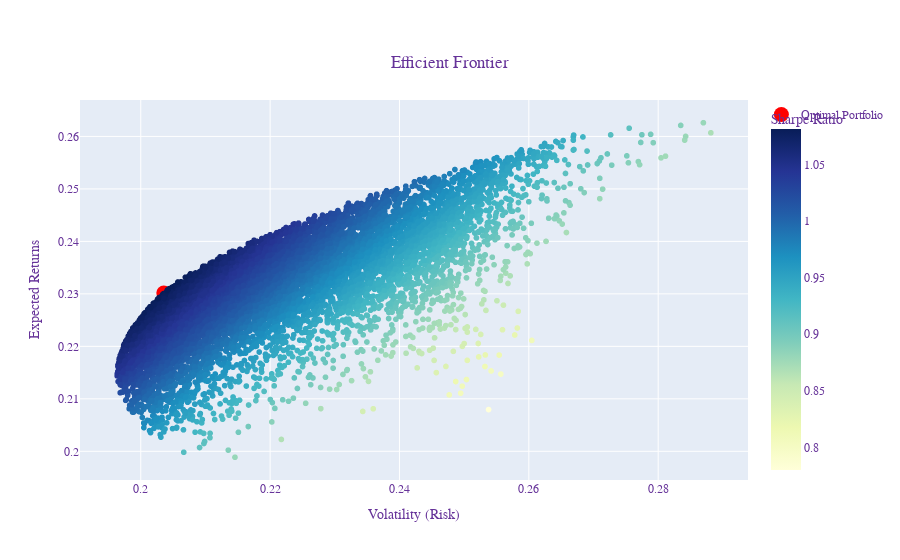

This figure's notebook cell:
### Code cell
plot_efficient_frontier(expected_returns, cov_matrix)

### Figure 1 — Plotly figure (JSON) as saved in the notebook; plotly's stock layout.template omitted (floating-point values rounded to 4 significant figures; data arrays with more than 128 entries replaced by an {"elided": "..."} marker saying what was removed)
{"data": [{"hovertemplate": "Risk (Standard Deviation)=%{x}<br>Expected Returns=%{y}<br>Sharpe Ratio=%{marker.color}<extra></extra>", "legendgroup": "", "marker": {"color": {"elided": "10000 float values"}, "coloraxis": "coloraxis", "symbol": "circle"}, "mode": "markers", "name": "", "showlegend": false, "type": "scattergl", "x": {"elided": "10000 float values"}, "xaxis": "x", "y": {"elided": "10000 float values"}, "yaxis": "y"}, {"marker": {"color": "red", "size": 15}, "mode": "markers", "name": "Optimal Portfolio", "type": "scatter", "x": [0.2036], "y": [0.2302]}], "layout": {"coloraxis": {"colorbar": {"title": {"text": "Sharpe Ratio"}}, "colorscale": [[0, "rgb(255,255,217)"], [0.125, "rgb(237,248,177)"], [0.25, "rgb(199,233,180)"], [0.375, "rgb(127,205,187)"], [0.5, "rgb(65,182,196)"], [0.625, "rgb(29,145,192)"], [0.75, "rgb(34,94,168)"], [0.875, "rgb(37,52,148)"], [1, "rgb(8,29,88)"]]}, "font": {"color": "RebeccaPurple", "family": "Courier New, monospace", "size": 12}, "legend": {"tracegroupgap": 0}, "title": {"text": "Efficient Frontier", "x": 0.5, "xanchor": "center", "y": 0.9, "yanchor": "top"}, "xaxis": {"anchor": "y", "domain": [0, 1], "title": {"text": "Volatility (Risk)"}}, "yaxis": {"anchor": "x", "domain": [0, 1], "title": {"text": "Expected Returns"}}}}
